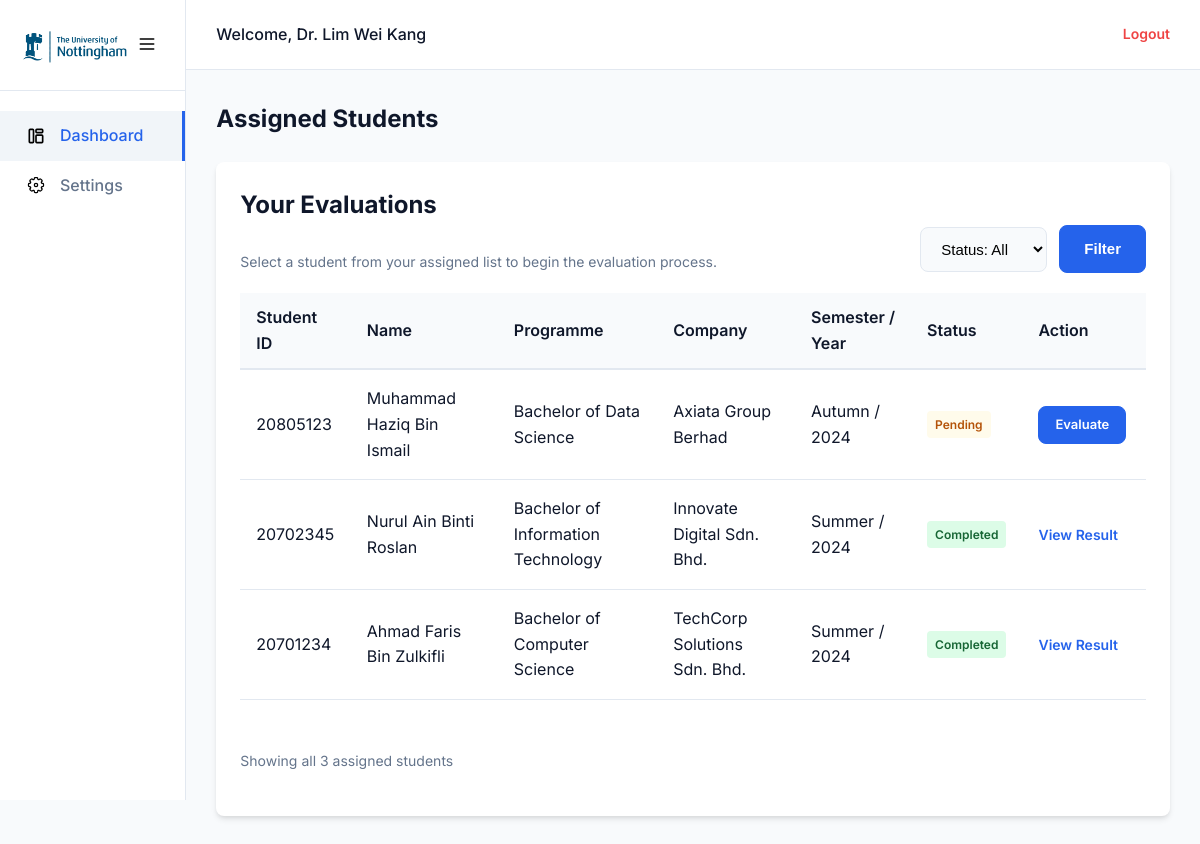
Screenshot of /assessor/dashboard.php (signed in) with the database file from the repository.
### tables this page shows
CREATE TABLE `internships` (
  `internship_id` int(11) NOT NULL,
  `student_id` int(11) NOT NULL,
  `industry_supervisor_id` int(11) NOT NULL,
  `lecturer_id` int(11) NOT NULL,
  `company_name` varchar(255) NOT NULL,
  `semester` enum('Autumn','Spring','Summer') NOT NULL,
  `internship_year` year(4) NOT NULL
);

CREATE TABLE `student` (
  `student_id` int(11) NOT NULL,
  `student_name` varchar(255) NOT NULL,
  `programme_id` int(11) NOT NULL
);

CREATE TABLE `programme` (
  `programme_id` int(11) NOT NULL,
  `programme_name` varchar(100) NOT NULL
);

### includes/functions.php (called while the page is built, shortened)
<?php
    function get_student_assessor_paged($conn, $user_id, $limit, $offset, $status_filter = "") {
        $sql = "SELECT s.student_id, s.student_name, i.internship_id, i.lecturer_id, i.industry_supervisor_id,
        i.company_name, i.semester, i.internship_year, p.programme_name,
        IF(a.assessment_id IS NULL, 'Pending', 'Completed') AS status
        FROM internships i
        JOIN student s ON i.student_id = s.student_id
        JOIN programme p ON s.programme_id = p.programme_id
        LEFT JOIN assessment a ON a.internship_id = i.internship_id AND a.assessor_id = ?
        WHERE (i.lecturer_id = ? OR i.industry_supervisor_id = ?)";
        $sql .= " ORDER BY i.internship_id DESC LIMIT ? OFFSET ?";
        $stmt = $conn->prepare($sql);
        $stmt->bind_param("iiiii", $user_id, $user_id, $user_id, $limit, $offset);
        if ($stmt->execute()) {
            $result = $stmt->get_result();
            return $result;
        } else {
            $stmt->close();
            return false;
        }
    }
    function count_student_assessor($conn, $user_id, $status_filter = "") {
        $sql = "SELECT COUNT(*) as total
                FROM internships i
                LEFT JOIN assessment a ON a.internship_id = i.internship_id AND a.assessor_id = ?
                WHERE (i.lecturer_id = ? OR i.industry_supervisor_id = ?)";
        $stmt = $conn->prepare($sql);
        $stmt->bind_param("iii", $user_id, $user_id, $user_id);
        if ($stmt->execute()) {
            $result = $stmt->get_result()->fetch_assoc();
            return $result['total'];
        } else {
            $stmt->close();
            return 0;
        }
    }
?>

### assessor/dashboard.php (the view, shortened to what this page needs)
<?php
    include '../config/db.php';
    include '../includes/functions.php';
    $user_id = $_SESSION['user_id'];
    $status_filter = $_GET['status'] ?? '';
    $limit  = 10;
    $page   = (int) ($_GET['page'] ?? 1);
    $total_students = count_student_assessor($conn, $user_id, $status_filter);
    $total_pages    = ceil($total_students / $limit);
    $offset = ($page - 1) * $limit;
    $result = get_student_assessor_paged($conn, $user_id, $limit, $offset, $status_filter);
?>
<!DOCTYPE html>
<html lang="en">
<head>
    <link rel="stylesheet" href="../assets/css/style.css">
</head>
<body>
    <div class="app-container">
        <?php include '../components/sidebar.php' ?>
        <main class="main-content">
            <?php include '../components/header.php'; ?>
            <div class="content-area">
                <div class="page-header">
                    <h1 class="page-title">Assigned Students</h1>
                </div>
                <div class="card">
                    <h2>Your Evaluations</h2>
                    <div class="display-flex justify-between align-end mb-20">
                        <p class="card-description mb-0">Select a student from your assigned list to begin the evaluation process.</p>
                        <form action="" method="get" class="search-container mb-0">
                            <select name="status" class="form-control btn-auto">
                                <option value="">Status: All</option>
                            </select>
                            <button type="submit" class="btn btn-primary btn-auto">Filter</button>
                        </form>
                    </div>
                    <div class="table-responsive">
                        <table class="irms-table">
                            <thead>
                                <tr class="table-header-row">
                                    <th class="table-header-cell">Student ID</th>
                                    <th class="table-header-cell">Name</th>
                                    <th class="table-header-cell">Programme</th>
                                    <th class="table-header-cell">Company</th>
                                    <th class="table-header-cell">Semester / Year</th>
                                    <th class="table-header-cell">Status</th>
                                    <th class="table-header-cell">Action</th>
                                </tr>
                            </thead>
                            <tbody>
                                <?php if ($result && $result->num_rows > 0): ?>
                                    <?php while ($row = $result->fetch_assoc()): ?>
                                        <?php
                                            $status = htmlspecialchars($row['status']);
                                            $student_id = htmlspecialchars($row['student_id']);
                                            $student_name = htmlspecialchars($row['student_name']);
                                            $internship_id = htmlspecialchars($row['internship_id']);
                                        ?>
                                        <tr class="table-body-row">
                                            <td class="table-cell"><?= $student_id ?></td>
                                            <td class="table-cell"><?= $student_name ?></td>
                                            <td class="table-cell"><?= htmlspecialchars($row['programme_name']) ?></td>
                                            <td class="table-cell"><?= htmlspecialchars($row['company_name']) ?></td>
                                            <td class="table-cell"><?= htmlspecialchars($row['semester']) . " / " . htmlspecialchars($row['internship_year']) ?></td>
                                            <td class="table-cell">
                                                <?php if ($status === 'Pending'): ?>
                                                    <span class="badge badge-warning">Pending</span>
                                                <?php else: ?>
                                                    <span class="badge badge-success">Completed</span>
                                                <?php endif; ?>
                                            </td>
                                            <td class="table-cell">
                                                <?php if ($status === 'Pending'): ?>
                                                    <a href="evaluate.php?internship_id=<?= $internship_id ?>" class="btn btn-primary btn-auto btn-sm">Evaluate</a>
                                                <?php else: ?>
                                                    <a href="view_result.php?internship_id=<?= $internship_id ?>" class="action-edit font-semibold font-14">View Result</a>
                                                <?php endif; ?>
                                            </td>
                                        </tr>
                                    <?php endwhile; ?>
                                <?php endif; ?>
                            </tbody>
                        </table>
                    </div>
                    <?php if ($total_pages > 1): ?>
                        <div class="pagination">
                            <div class="pagination-info">
                                Showing <?= $offset + 1 ?> to <?= min($offset + $limit, $total_students) ?> of <?= $total_students ?> assigned students
                            </div>
                            <?php
                                $query_params = http_build_query(['status' => $status_filter]);
                            ?>
                            <a href="?page=<?= $page - 1 ?>&<?= $query_params ?>"
                               class="pagination-item <?= ($page <= 1) ? 'disabled' : '' ?>"
                               <?= ($page <= 1) ? 'onclick="return false;"' : '' ?>>
                                &laquo; Prev
                            </a>
                            <?php for ($i = 1; $i <= $total_pages; $i++): ?>
                                <a href="?page=<?= $i ?>&<?= $query_params ?>"
                                   class="pagination-item <?= ($i === $page) ? 'active' : '' ?>">
                                    <?= $i ?>
                                </a>
                            <?php endfor; ?>
                            <a href="?page=<?= $page + 1 ?>&<?= $query_params ?>"
                               class="pagination-item <?= ($page >= $total_pages) ? 'disabled' : '' ?>"
                               <?= ($page >= $total_pages) ? 'onclick="return false;"' : '' ?>>
                                Next &raquo;
                            </a>
                        </div>
                    <?php elseif ($total_students > 0): ?>
                        <div class="pagination">
                            <div class="pagination-info">
                                Showing all <?= $total_students ?> assigned students
                            </div>
                        </div>
                    <?php endif; ?>
                </div>
            </div>
        </main>
    </div>
</body>
</html>

### assets/css/style.css (style rules this page uses)
:root { --primary-color: #2563eb; --primary-hover: #1d4ed8; --bg-color: #f8fafc; --nav-bg: #ffffff; --text-dark: #0f172a; --text-muted: #64748b; --border-color: #e2e8f0; --success-color: #10b981; --warning-color: #f59e0b; --danger-color: #ef4444; --card-shadow: 0 4px 6px -1px rgba(0, 0, 0, 0.1), 0 2px 4px -1px rgba(0, 0, 0, 0.06); --input-focus: 0 0 0 3px rgba(37, 99, 235, 0.2); --border-radius: 8px; --transition: all 0.2s ease-in-out; --sidebar-width: 260px; --sidebar-collapsed-width: 80px; }
* { margin: 0; padding: 0; box-sizing: border-box; }
body { font-family: 'Inter', -apple-system, BlinkMacSystemFont, 'Segoe UI', Roboto, Oxygen, Ubuntu, Cantarell, sans-serif; background-color: var(--bg-color); color: var(--text-dark); line-height: 1.6; -webkit-font-smoothing: antialiased; }
.form-control { width: 100%; padding: 12px 16px; font-size: 15px; border: 1px solid var(--border-color); border-radius: var(--border-radius); transition: var(--transition); background-color: #f8fafc; }
.btn { display: inline-block; font-weight: 600; text-align: center; white-space: nowrap; vertical-align: middle; user-select: none; border: 1px solid transparent; padding: 12px 24px; font-size: 15px; line-height: 1.5; border-radius: var(--border-radius); transition: var(--transition); cursor: pointer; width: 100%; text-decoration: none; }
.btn-primary { color: #fff; background-color: var(--primary-color); border-color: var(--primary-color); }
.app-container { display: flex; min-height: 100vh; }
.main-content { flex-grow: 1; display: flex; flex-direction: column; }
.content-area { padding: 30px; flex-grow: 1; background-color: var(--bg-color); }
.page-header { margin-bottom: 24px; display: flex; justify-content: space-between; align-items: center; gap: 16px; }
.page-title { font-size: 24px; font-weight: 700; color: var(--text-dark); }
.card { background: #ffffff; border-radius: var(--border-radius); box-shadow: var(--card-shadow); padding: 24px; margin-bottom: 24px; }
.table-responsive { overflow-x: auto; }
.irms-table { width: 100%; border-collapse: collapse; min-width: 600px; }
.table-header-row { background-color: #f8fafc; border-bottom: 2px solid #e2e8f0; text-align: left; }
.table-header-cell { padding: 12px 16px; font-weight: 600; }
.table-body-row { border-bottom: 1px solid #e2e8f0; }
.table-cell { padding: 16px; }
.action-edit { color: var(--primary-color); margin-right: 12px; text-decoration: none; font-size: 14px; font-weight: 500; white-space: nowrap; }
.badge { padding: 4px 8px; border-radius: 4px; font-size: 12px; font-weight: 600; display: inline-block; }
.badge-success { background-color: #dcfce7; color: #166534; }
.badge-warning { background-color: #fffbeb; color: #b45309; }
.font-14 { font-size: 14px; }
.font-semibold { font-weight: 600; }
.mb-20 { margin-bottom: 20px; }
.align-end { align-items: flex-end; }
.mb-0 { margin-bottom: 0 !important; }
.display-flex { display: flex; }
.search-container { display: flex; gap: 12px; margin-bottom: 24px; align-items: center; flex-wrap: wrap; }
.justify-between { justify-content: space-between; }
.pagination { display: flex; align-items: center; justify-content: center; gap: 8px; margin-top: 30px; padding: 20px 0; }
.pagination-info { font-size: 14px; color: #64748b; margin-right: auto; }
.btn-auto { width: auto; }
.btn-sm { padding: 8px 16px; font-size: 13px; }
.card-description { color: var(--text-muted); font-size: 14px; margin-bottom: 20px; }
.search-container { margin-bottom: 20px; display: flex; gap: 12px; }

### rows the page displays
internships: student.student_id "20805123", student.student_name "Muhammad Haziq Bin Ismail", programme.programme_name "Bachelor of Data Science", company_name "Axiata Group Berhad", semester "Autumn", internship_year "2024", shows "Pending"
internships: student.student_id "20702345", student.student_name "Nurul Ain Binti Roslan", programme.programme_name "Bachelor of Information Technology", company_name "Innovate Digital Sdn. Bhd.", semester "Summer", internship_year "2024", shows "Completed"
internships: student.student_id "20701234", student.student_name "Ahmad Faris Bin Zulkifli", programme.programme_name "Bachelor of Computer Science", company_name "TechCorp Solutions Sdn. Bhd.", semester "Summer", internship_year "2024", shows "Completed"

### other values shown
$_SESSION['fullname'] "Dr. Lim Wei Kang"
$total_students "3"
